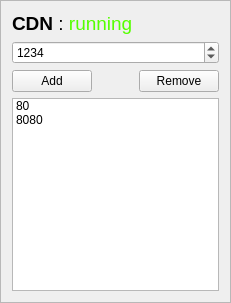
<?xml version="1.0" encoding="UTF-8"?>
<ui version="4.0">
 <class>CDNview</class>
 <widget class="QFrame" name="CDNview">
  <property name="geometry">
   <rect>
    <x>0</x>
    <y>0</y>
    <width>228</width>
    <height>303</height>
   </rect>
  </property>
  <property name="windowTitle">
   <string>Frame</string>
  </property>
  <property name="frameShape">
   <enum>QFrame::StyledPanel</enum>
  </property>
  <property name="frameShadow">
   <enum>QFrame::Raised</enum>
  </property>
  <layout class="QFormLayout" name="formLayout">
   <item row="0" column="0">
    <widget class="QLabel" name="label">
     <property name="text">
      <string>&lt;html&gt;&lt;head/&gt;&lt;body&gt;&lt;p&gt;&lt;span style=&quot; font-size:14pt; font-weight:600;&quot;&gt;CDN &lt;/span&gt;&lt;span style=&quot; font-size:14pt;&quot;&gt;: &lt;/span&gt;&lt;span style=&quot; font-size:14pt; color:#55ff00;&quot;&gt;running&lt;/span&gt;&lt;/p&gt;&lt;/body&gt;&lt;/html&gt;</string>
     </property>
    </widget>
   </item>
   <item row="1" column="0" colspan="2">
    <widget class="QSpinBox" name="newport">
     <property name="maximum">
      <number>65535</number>
     </property>
     <property name="value">
      <number>1234</number>
     </property>
    </widget>
   </item>
   <item row="2" column="0">
    <widget class="QPushButton" name="bt1">
     <property name="text">
      <string>Add</string>
     </property>
    </widget>
   </item>
   <item row="2" column="1">
    <widget class="QPushButton" name="bt2">
     <property name="text">
      <string>Remove</string>
     </property>
    </widget>
   </item>
   <item row="3" column="0" colspan="2">
    <widget class="QListWidget" name="ports1">
     <item>
      <property name="text">
       <string>80</string>
      </property>
     </item>
     <item>
      <property name="text">
       <string>8080</string>
      </property>
     </item>
    </widget>
   </item>
  </layout>
 </widget>
 <resources/>
 <connections/>
</ui>
